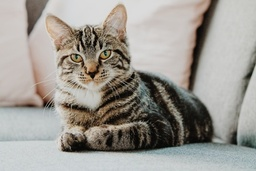
#> input picture images/contents/cat_small.jpg, 256 x 171 px, shrunk from 400 x 267 before the run
$ python -i segment.py   (imports and definitions only)
#> lines starting #> are read from the running program, lines starting #| are printed output that depends on the picture; after the words box and inside, x2 and y2 are one past the last pixel; in counts of white or black regions, pixels touching at a corner belong together
#> further down, picture is the input picture: shape (171, 256, 3); mean B, G, R 147, 153.4, 157.1
import cv2
from skimage.segmentation import morphological_chan_vese
from skimage.filters import gaussian

def get_segmentation_mask(img, edge_th_1=100, edge_th_2=200, max_pixel_val=255, max_iter=2000):
    """
    """
#> called with edge_th_1 = 100, edge_th_2 = 200, max_pixel_val = 255, max_iter = 2000
    # Get segmentation with Chan Vese algorithm with edges
    greyscaled_content = cv2.cvtColor(img, cv2.COLOR_BGR2GRAY)
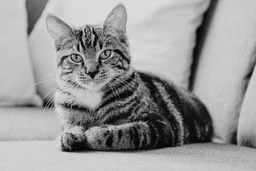
#> greyscaled_content: shape (171, 256); min 1, max 222, mean 153.8
    edges = cv2.Canny(greyscaled_content, edge_th_1, edge_th_2) / max_pixel_val
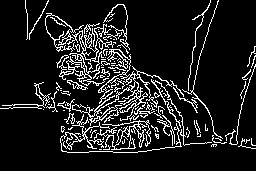
#> edges: shape (171, 256) float64; values 0 (black) and 1 (white), 11.8% white in thin lines or dots, all inside (x1, y1, x2, y2) = (0, 0, 256, 153)
    segmentation = morphological_chan_vese(greyscaled_content, max_iter)
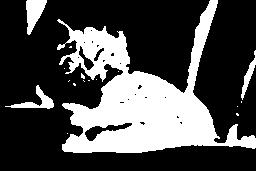
#> segmentation: shape (171, 256) int8; values 0 (black) and 1 (white), 29.9% white; 17 white regions (13 under 20 px), largest, box (x1, y1, x2, y2) and area: (57, 0, 256, 153) 12073, (26, 0, 47, 35) 431, (5, 85, 54, 109) 339, (241, 50, 256, 100) 213
    return gaussian(edges + segmentation)
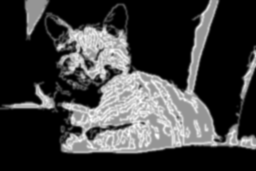
#> returned value: shape (171, 256) float64; min 0, max 1.71, mean 0.418; drawn with min black and max white

>>> import cv2
>>> picture = cv2.imread('images/contents/cat_small.jpg')
>>> result = get_segmentation_mask(picture)
